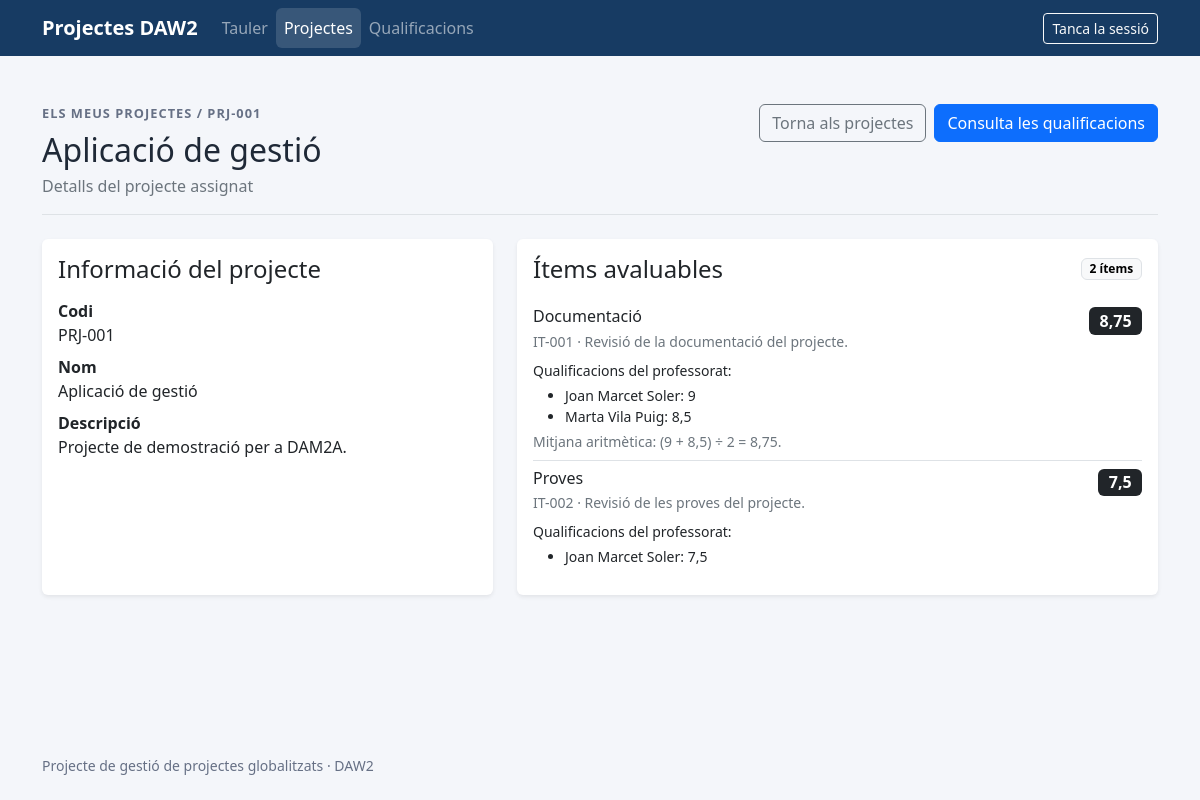
Page /?page=project-details&role=student&project_id=1 (signed in) on the committed database.
### tables this page shows
CREATE TABLE IF NOT EXISTS grades (
    id INT UNSIGNED AUTO_INCREMENT PRIMARY KEY,
    project_id INT UNSIGNED NOT NULL,
    student_id INT UNSIGNED NOT NULL,
    evaluable_item_id INT UNSIGNED NOT NULL,
    teacher_id INT UNSIGNED NOT NULL,
    grade_value DECIMAL(10, 4) NOT NULL,
    CONSTRAINT uq_grade_per_teacher
        UNIQUE (project_id, student_id, evaluable_item_id, teacher_id),
    CONSTRAINT fk_grades_teacher_project
        FOREIGN KEY (teacher_id, project_id)
        REFERENCES teacher_projects (teacher_id, project_id)
        ON DELETE CASCADE,
    CONSTRAINT fk_grades_student_project
        FOREIGN KEY (student_id, project_id)
        REFERENCES student_projects (student_id, project_id)
        ON DELETE CASCADE,
    CONSTRAINT fk_grades_project_item
        FOREIGN KEY (project_id, evaluable_item_id)
        REFERENCES project_evaluable_items (project_id, evaluable_item_id)
        ON DELETE CASCADE
);

CREATE TABLE IF NOT EXISTS users (
    id INT UNSIGNED AUTO_INCREMENT PRIMARY KEY,
    username VARCHAR(80) NOT NULL UNIQUE,
    full_name VARCHAR(150) NOT NULL,
    password_hash VARCHAR(255) NOT NULL,
    role ENUM('administrator', 'teacher', 'student') NOT NULL
);

CREATE TABLE IF NOT EXISTS projects (
    id INT UNSIGNED AUTO_INCREMENT PRIMARY KEY,
    code VARCHAR(50) NOT NULL UNIQUE,
    name VARCHAR(150) NOT NULL,
    description TEXT NOT NULL
);

CREATE TABLE IF NOT EXISTS evaluable_items (
    id INT UNSIGNED AUTO_INCREMENT PRIMARY KEY,
    code VARCHAR(50) NOT NULL UNIQUE,
    name VARCHAR(150) NOT NULL,
    description TEXT NOT NULL
);

### app/Views/pages/student/project_details.php (the view, shortened to what the rows shown need)
<?php
$escapeStudentValue = static fn (string|int $value): string => htmlspecialchars((string) $value, ENT_QUOTES, 'UTF-8');
$formatGrade = static function (string|int|float $value): string {
    $value = rtrim(rtrim((string) $value, '0'), '.');
    return str_replace('.', ',', $value);
};
?>
<section aria-labelledby="student-project-details-title">
    <?php if ($selectedProject === null): ?>
        <div class="alert alert-warning" role="status">
            <h1 class="h4">Projecte no disponible</h1>
            <p class="mb-0">El projecte no existeix o no està assignat al teu compte.</p>
        </div>
        <a class="btn btn-outline-primary" href="/?page=projects&amp;role=student">Torna als meus projectes</a>
    <?php else: ?>
        <div class="d-flex flex-column flex-md-row justify-content-between align-items-md-start gap-3 border-bottom pb-3 mb-4">
            <div>
                <h1 class="h2 mb-1" id="student-project-details-title"><?= $escapeStudentValue($selectedProject['name']) ?></h1>
            </div>
        </div>
        <div class="row g-4">
            <div class="col-12 col-lg-5">
                <article class="card border-0 shadow-sm h-100"><div class="card-body">
                    <h2 class="h4">Informació del projecte</h2>
                </div></article>
            </div>
            <div class="col-12 col-lg-7">
                <article class="card border-0 shadow-sm"><div class="card-body">
                    <div class="d-flex justify-content-between align-items-center gap-2 mb-3">
                        <h2 class="h4 mb-0">Ítems avaluables</h2>
                    </div>
                    <?php if ($selectedProject['items'] === []): ?>
                        <p class="text-secondary mb-0">Aquest projecte encara no té ítems avaluables.</p>
                    <?php else: ?>
                        <div class="list-group list-group-flush">
                            <?php foreach ($selectedProject['items'] as $item): ?>
                                <article class="list-group-item px-0">
                                    <div class="d-flex flex-column flex-sm-row justify-content-between align-items-sm-start gap-2">
                                        <div>
                                            <h3 class="h6 mb-1"><?= $escapeStudentValue($item['name']) ?></h3>
                                            <p class="small text-secondary mb-2"><?= $escapeStudentValue($item['code']) ?> · <?= $escapeStudentValue($item['description']) ?></p>
                                        </div>
                                        <?php if ($item['average'] === null): ?>
                                            <span class="badge text-bg-light border">Pendent</span>
                                        <?php else: ?>
                                            <span class="badge text-bg-dark fs-6"><?= $escapeStudentValue($formatGrade($item['average'])) ?></span>
                                        <?php endif; ?>
                                    </div>
                                    <?php if ($item['teacherGrades'] !== []): ?>
                                        <p class="small mb-1">Qualificacions del professorat:</p>
                                        <ul class="small mb-1">
                                            <?php foreach ($item['teacherGrades'] as $teacherGrade): ?>
                                                <li><?= $escapeStudentValue($teacherGrade['name']) ?>: <?= $escapeStudentValue($formatGrade($teacherGrade['value'])) ?></li>
                                            <?php endforeach; ?>
                                        </ul>
                                        <?php if ($item['gradeCount'] > 1): ?>
                                            <?php $values = array_map($formatGrade, array_column($item['teacherGrades'], 'value')); ?>
                                            <p class="small text-secondary mb-0">Mitjana aritmètica: (<?= $escapeStudentValue(implode(' + ', $values)) ?>) ÷ <?= (int) $item['gradeCount'] ?> = <?= $escapeStudentValue($formatGrade($item['average'])) ?>.</p>
                                        <?php endif; ?>
                                    <?php else: ?>
                                        <p class="small text-secondary mb-0">Encara no s’ha introduït cap qualificació per a aquest ítem.</p>
                                    <?php endif; ?>
                                </article>
                            <?php endforeach; ?>
                        </div>
                    <?php endif; ?>
                </div></article>
            </div>
        </div>
    <?php endif; ?>
</section>

### rows in the picture
grades: users.full_name "Marta Vila Puig", grade_value "8,5"
projects: evaluable_items.name "Proves", evaluable_items.code "IT-002", evaluable_items.description "Revisió de les proves del projecte.", average "7,5"
grades: users.full_name "Joan Marcet Soler", grade_value "7,5"

### other values in the picture
$item['title'] "Tauler"
$item['title'] "Projectes"
$item['title'] "Qualificacions"
$escapeStudentValue($selectedProject['code']) "PRJ-001"
$escapeStudentValue($selectedProject['name']) "Aplicació de gestió"
$escapeStudentValue($selectedProject['description']) "Projecte de demostració per a DAM2A."
count($selectedProject['items']) "2"
$escapeStudentValue($item['name']) "Documentació"
$escapeStudentValue($item['code']) "IT-001"
$escapeStudentValue($item['description']) "Revisió de la documentació del projecte."
$escapeStudentValue($formatGrade($item['average'])) "8,75"
$escapeStudentValue($teacherGrade['name']) "Joan Marcet Soler"
$escapeStudentValue($formatGrade($teacherGrade['value'])) "9"
$escapeStudentValue(implode(' + ', $values)) "9 + 8,5"
$item['gradeCount'] "2"
